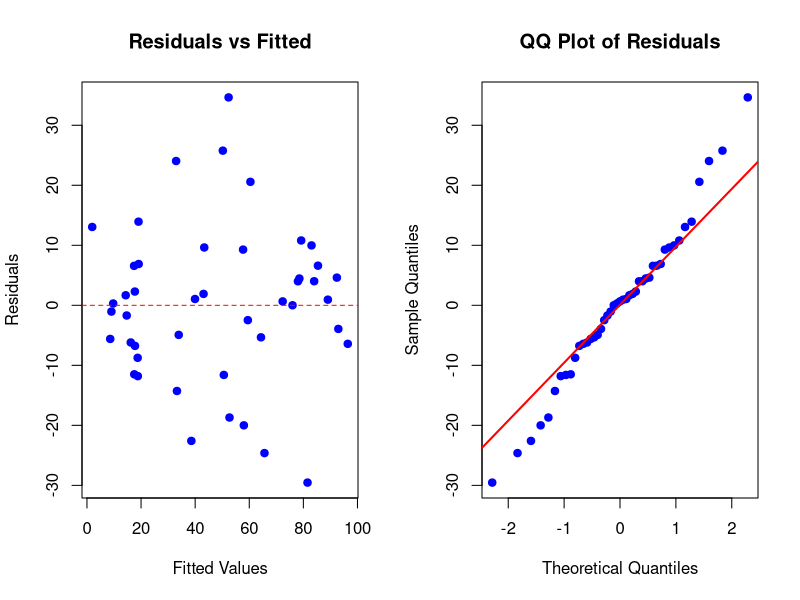

R code for this plot: (Note: this script raises an error after producing the figure.)
## ---- chunk 1
knitr::opts_chunk$set(echo = TRUE)
## ---- chunk 2
library(car)

data(Duncan)

model <- lm(prestige ~ income + education, data = Duncan)

summary(model)$coefficients

## ---- chunk 3
confint(model, level = 0.95)

## ---- chunk 4
# Set up plotting area
par(mfrow = c(1, 2))  # Two plots side by side

# Residuals vs Fitted Values
plot(model$fitted.values, resid(model),
     main = "Residuals vs Fitted",
     xlab = "Fitted Values",
     ylab = "Residuals",
     pch = 19, col = "blue")
abline(h = 0, lty = 2, col = "red")

# QQ Plot of Residuals
qqnorm(resid(model), main = "QQ Plot of Residuals", pch = 19, col = "blue")
qqline(resid(model), col = "red", lwd = 2)

## ---- chunk 5
# Load necessary package for bootstrap
install.packages("boot")  # If not already installed
library(boot)

# Define a function to obtain coefficients
boot_fn <- function(data, indices) {
  d <- data[indices, ]  # Resample the data
  fit <- lm(prestige ~ income + education, data = d)
  return(coef(fit))
}

# Set seed for reproducibility
set.seed(123)

# Perform bootstrap with 5000 replications
bootstrap_results <- boot(data = Duncan, statistic = boot_fn, R = 5000)

# Extract bootstrap estimates
boot_estimates <- bootstrap_results$t
colnames(boot_estimates) <- names(coef(model))

# Plot histograms for each parameter
par(mfrow = c(1, 3))  # Three plots side by side

# Histogram for Intercept
hist(boot_estimates[, " (Intercept)"], main = "Bootstrap Intercept",
     xlab = "Intercept", col = "lightblue", border = "black")

# Histogram for Income
hist(boot_estimates[, "income"], main = "Bootstrap Income",
     xlab = "Income Coefficient", col = "lightgreen", border = "black")

# Histogram for Education
hist(boot_estimates[, "education"], main = "Bootstrap Education",
     xlab = "Education Coefficient", col = "lightpink", border = "black")

## ---- chunk 6
# Calculate the original estimates
original_estimates <- coef(model)

# Calculate bootstrap estimates means
bootstrap_means <- colMeans(boot_estimates)

# Calculate bias for each parameter
bias <- bootstrap_means - original_estimates
bias

## ---- chunk 7
# Calculate 95% percentile confidence intervals
percentile_CI <- apply(boot_estimates, 2, function(x) quantile(x, probs = c(0.025, 0.975)))

# Transpose for better readability
percentile_CI <- t(percentile_CI)
colnames(percentile_CI) <- c("2.5 %", "97.5 %")
percentile_CI

## ---- chunk 8
# Reconstruct histogram for income bootstrap estimates
hist(boot_estimates[, "income"], 
     main = "Bootstrap Estimates for Income Coefficient",
     xlab = "Income Coefficient", 
     col = "lightgreen", 
     border = "black", 
     breaks = 30)

# Add t-based confidence interval (from part b)
t_CI <- confint(model, level = 0.95)["income", ]
abline(v = t_CI, col = "blue", lwd = 2, lty = 2)

# Add bootstrap confidence interval (from part f)
boot_CI_income <- percentile_CI["income", ]
abline(v = boot_CI_income, col = "red", lwd = 2, lty = 2)

# Add legend
legend("topright", legend = c("t-Confidence Interval", "Bootstrap CI"),
       col = c("blue", "red"), lty = 2, lwd = 2)
